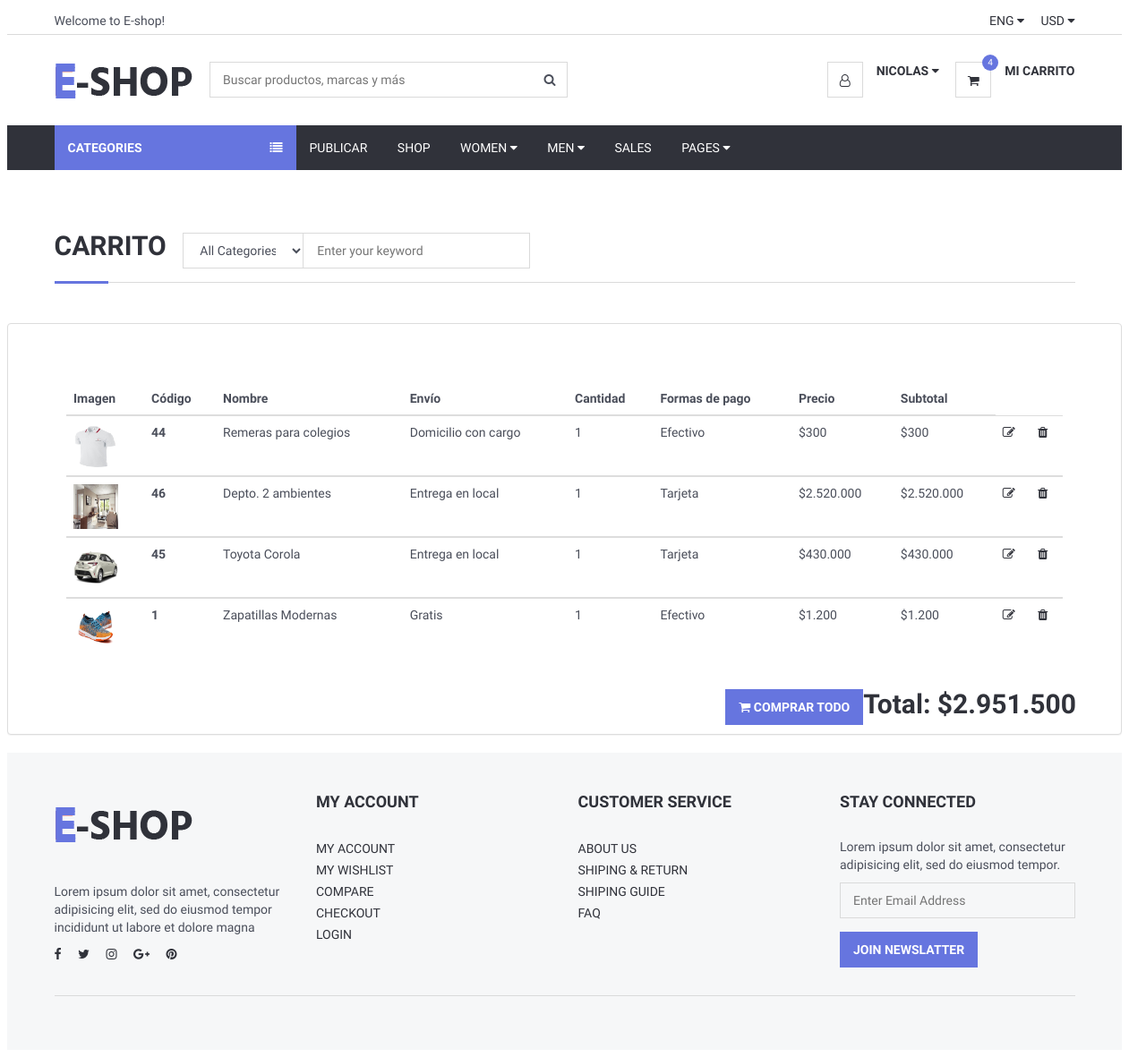
The page /Views/CarritoDetalles.php (signed in) on the database its author committed.
### tables this page shows
CREATE TABLE `imgprincipal` (
  `id` int(11) NOT NULL,
  `idProducto` int(11) NOT NULL,
  `nombre` varchar(100) NOT NULL
);

CREATE TABLE `productocarrito` (
  `id` int(11) NOT NULL,
  `idUsuario` int(11) NOT NULL,
  `idProducto` int(11) NOT NULL,
  `cantidad` int(11) NOT NULL
);

CREATE TABLE `producto` (
  `id` int(11) NOT NULL,
  `nombre` varchar(200) NOT NULL,
  `estado` varchar(60) NOT NULL,
  `precio` double NOT NULL,
  `formasdepago` varchar(100) NOT NULL,
  `envio` varchar(100) NOT NULL,
  `marca` varchar(70) NOT NULL,
  `stock` int(11) NOT NULL,
  `genero` varchar(60) NOT NULL,
  `categoria` varchar(110) NOT NULL,
  `palabrasClaves` varchar(110) NOT NULL,
  `descripcion` varchar(600) NOT NULL,
  `visitas` int(11) NOT NULL,
  `idUsuario` int(11) NOT NULL,
  `latitud` varchar(120) NOT NULL,
  `longitud` varchar(120) NOT NULL,
  `ventas` int(11) NOT NULL
);

### Views/conexionBD/conexion.php (called while the page is built, shortened)
<?php
class Conexion{
	 private $msq="";
	public function __construct()
	 {
		 $archivoConfig = "config.ini";
		 $confi = parse_ini_file($archivoConfig, true);
		 $this->host = $confi["bd"]["host"];
		 $this->usuario = $confi["bd"]["usuario"];
		 $this->clave=$confi["bd"]["clave"];
		 $this->bd = $confi["bd"]["bd"];
		$this->msq = new mysqli($this->host, $this->usuario, $this->clave, $this->bd);
	 }
	 public function realizarConsulta($consulta){
		 if(!$resultado = $this->msq->query($consulta) )
		 {
		   die( "Ha ocurrido un error al ejecutar la consulta :" . $consulta);
		 }else{
			 return $resultado;
		}
	}
}
?>

### Views/CarritoDetalles.php (the view, shortened to what this page needs)
<?php
include_once("header.php");
$mostrar=0;
?>
<?php
require_once("conexionBD/conexion.php");
		$conexion = new Conexion;
	$id_Usuario = $_SESSION['id'];
	$consulta="SELECT *
				FROM producto as prod
				inner join productocarrito as car on prod.id=car.idProducto
				WHERE car.idUsuario = '".$id_Usuario."'";
	$productosComprados= $conexion->realizarConsulta($consulta);
?>
<body>
	<div class="section">
		<div class="container">
			<div class="row">
			<div class="col-md-12">
					<div class="section-title">
						<h2 class="title">Carrito &nbsp</h2>
						<div class="header-search">
                    <form>
                        <input class="input search-input" type="text" placeholder="Enter your keyword">
                        <select class="input search-categories">
                            <option value="0">All Categories</option>
                        </select>
                    </form>
                </div>
					</div>
				</div>
			</div>
		</div>
	</div>
        <div class="panel panel-default" style="padding: 50px">
            <div class="panel-body" >
                <table  class="table" >
                    <thead>
                    <tr>
                        <th scope="col">Imagen</th>
                        <th scope="col">Código</th>
                        <th scope="col">Nombre</th>
                        <th scope="col">Envío</th>
                        <th scope="col">Cantidad</th>
                        <th scope="col">Formas de pago</th>
                        <th scope="col">Precio</th>
						<th scope="col">Subtotal</th>
                    </tr>
                    </thead>
					<?php
                    while($f=mysqli_fetch_array($productosComprados)){
						$consulta2="SELECT * FROM imgprincipal WHERE idProducto= '".$f['idProducto']."'";
						$resultado2 = $conexion->realizarConsulta($consulta2);
                    ?>
					 <?php
					while($g=mysqli_fetch_array($resultado2)){
					 ?>
                    <tbody>
                    <tr>
                        <td> <div style="height:100%;width:100%;"><img style="height:50px;width:50px;"  src="imgPublicadas/<?php echo $g["nombre"];?>" alt=""> </div></td>
						 <?php
					}
					 ?>
						<th scope="row"><?php echo $f['idProducto'];?></th>
                        <td><div><?php echo $f['nombre'];?></div></td>
                        <td><?php echo $f['envio'];?></td>
						<td><?php echo $f['cantidad'];?></td>
                        <td><?php echo $f['formasdepago'];?></td>
						<td><?php echo "$".number_format($f['precio'],0,'.','.');?></td>
						<td><?php $subtotal= $f['precio']*$f['cantidad'];echo "$".number_format($subtotal,0,'.','.');?></td>
						<td><a href="EditarCarrito.php?cod=<?php echo $f['id'];?>
						&cant=<?php echo $f['cantidad'];?>&prod=<?php echo $f['idProducto'];?>">
							<i class="fa fa-edit"></i></a></td>
						<td><a href="eliminarProductoCarrito.php?cod=<?php echo $f['id'];?>">
							<i class="fa fa-trash"></i>
							</a></td>
					 </tr>
	<?php
$mostrar = $mostrar+$subtotal;
 }
?>
                   		 </tbody>
                </table>
            </div>
			<div>
<h2 class="title" style="float:right;"><?php echo "Total: $".number_format($mostrar,0,'.','.');?></h2>
		</div>
		<form method="post" action="Pagar.php" >
<button type="submit" name="ComprarTodo" class="primary-btn add-to-cart" style="float:right;"><i class="fa fa-shopping-cart"></i> Comprar todo</button>
</form>
		</div>
</body>
<?php include_once("footer.php"); ?>

### rows shown on the page
productocarrito: idProducto "44", idProducto.nombre "Remeras para colegios", idProducto.envio "Domicilio con cargo", cantidad "1", idProducto.formasdepago "Efectivo", idProducto.precio "300"
imgprincipal: nombre (picture)
productocarrito: idProducto "46", idProducto.nombre "Depto. 2 ambientes", idProducto.envio "Entrega en local", cantidad "1", idProducto.formasdepago "Tarjeta", idProducto.precio "2.520.000", subtotal "2.520.000"
imgprincipal: nombre (picture)
productocarrito: idProducto "45", idProducto.nombre "Toyota Corola", idProducto.envio "Entrega en local", cantidad "1", idProducto.formasdepago "Tarjeta", idProducto.precio "430.000", subtotal "430.000"
imgprincipal: nombre (picture)
productocarrito: idProducto "1", idProducto.nombre "Zapatillas Modernas", idProducto.envio "Gratis", cantidad "1", idProducto.formasdepago "Efectivo", idProducto.precio "1.200", subtotal "1.200"
imgprincipal: nombre (picture)

### other values the page prints
$nombre "NICOLAS"
$count[0] "4"
$mostrar "2.951.500"
